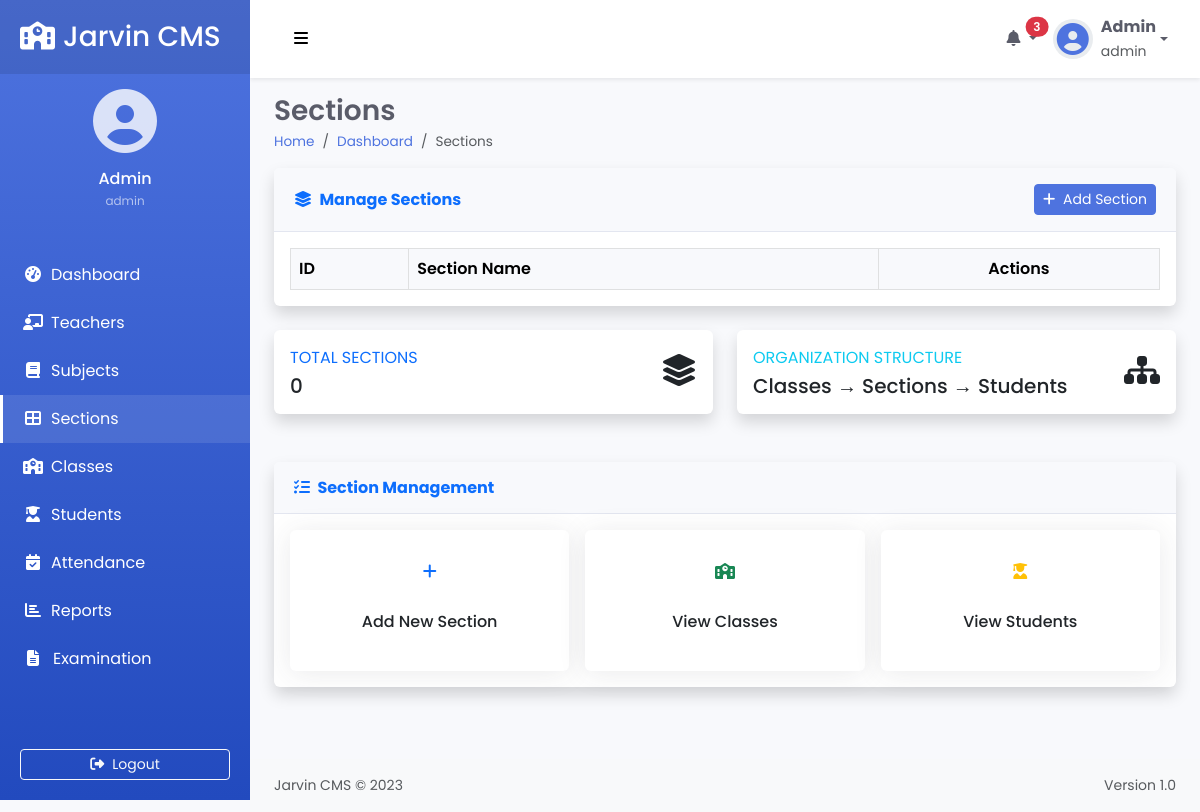
Page /sections (signed in) on the earlier database version.
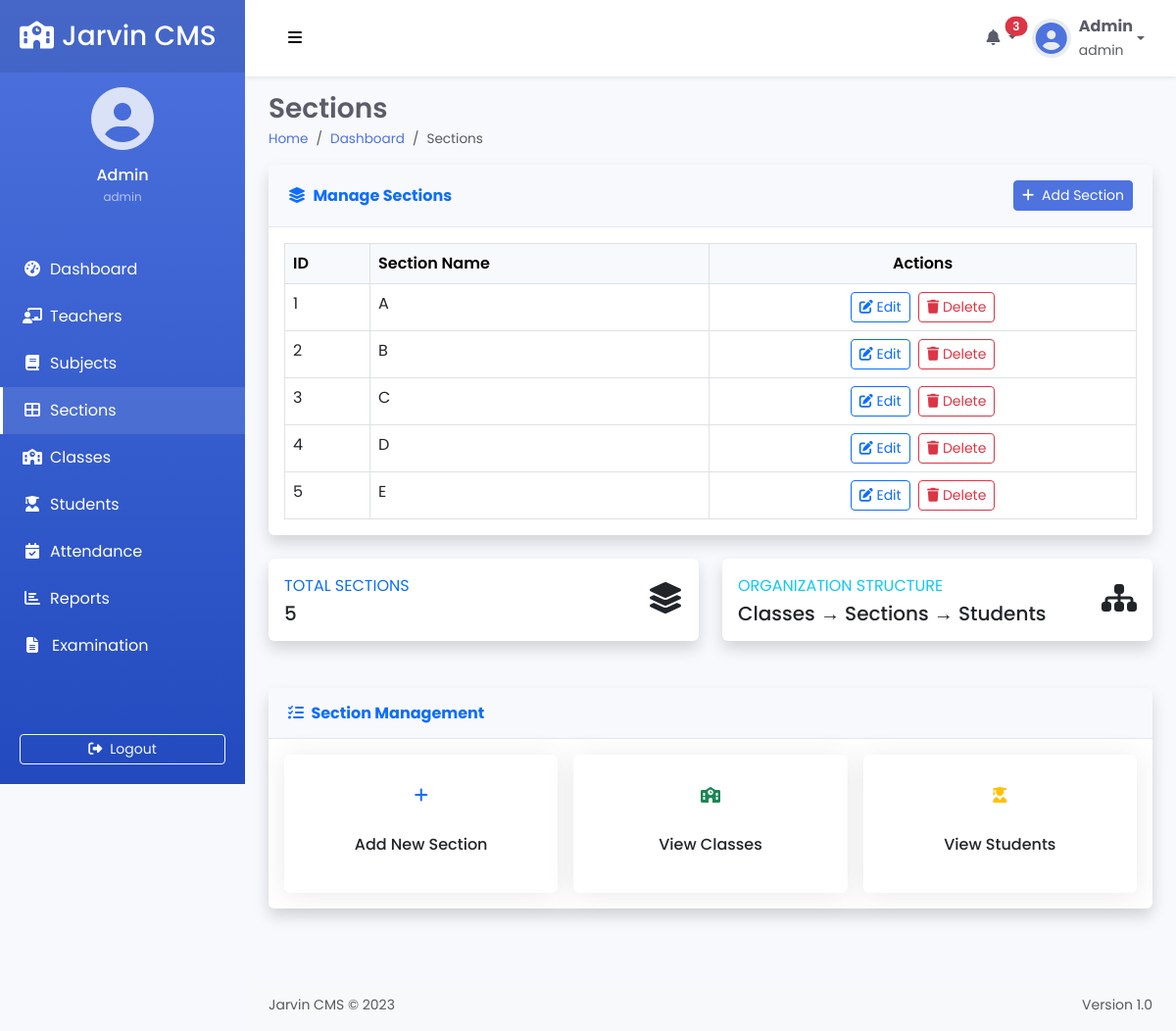
Same page on the later database version.
### tables this page shows
CREATE TABLE sms_section (
            section_id INTEGER PRIMARY KEY AUTOINCREMENT,
            section TEXT
        );

### app.py (the view)
@app.route("/sections", methods =['GET', 'POST'])
def sections():
    if 'loggedin' in session:
        db = get_db()
        cursor = db.cursor()
        cursor.execute('SELECT * FROM sms_section')
        sections = cursor.fetchall()
        db.close()
        return render_template("sections.html", sections = sections)
    return redirect(url_for('login'))

### app.py (called while the page is built)
def get_db():
    db = sqlite3.connect('python_sms.db')
    db.row_factory = sqlite3.Row
    return db

### templates/sections.html (shortened to what the changed rows need)
{% extends 'layout.html' %}
{% block header %}Sections{% endblock %}
{% block content %}
<div class="card shadow mb-4 fade-in">
    <div class="card-body">
        <div class="table-responsive">
            <table id="sectionList" class="table table-hover table-bordered">
                <thead class="table-light">
                    <tr>
                        <th>ID</th>
                        <th>Section Name</th>
                        <th class="text-center">Actions</th>
                    </tr>
                </thead>
                <tbody>
                    {% for section in sections %}
                    <tr>
                        <td>{{section.section_id}}</td>
                        <td>{{section.section}}</td>
                        <td class="text-center">
                            <a href="{{url_for('edit_sections', section_id=section.section_id)}}" id="{{section.section_id}}" class="btn btn-sm btn-outline-primary me-1">
                                <i class="fas fa-edit"></i> Edit
                            </a>
                            <a href="{{url_for('delete_sections', section_id=section.section_id)}}" class="btn btn-sm btn-outline-danger"
                               onclick="return confirm('Are you sure you want to delete this section?')">
                                <i class="fas fa-trash"></i> Delete
                            </a>
                        </td>
                    </tr>
                    {% endfor %}
                </tbody>
            </table>
        </div>
    </div>
</div>
<div class="row">
    <div class="col-lg-6 mb-4">
        <div class="card shadow border-left-primary">
            <div class="card-body">
                <div class="row no-gutters align-items-center">
                    <div class="col mr-2">
                        <div class="text-xs font-weight-bold text-primary text-uppercase mb-1">
                            Total Sections</div>
                        <div class="h5 mb-0 font-weight-bold text-gray-800">{{ sections|length }}</div>
                    </div>
                </div>
            </div>
        </div>
    </div>
</div>
{% endblock %}

Differences in the rows shown:
added sms_section: section_id "1", section "A"
added sms_section: section_id "2", section "B"
added sms_section: section_id "3", section "C"
added sms_section: section_id "4", section "D"
added sms_section: section_id "5", section "E"
Other differences:
{{ sections|length }}: "0" → "5"
